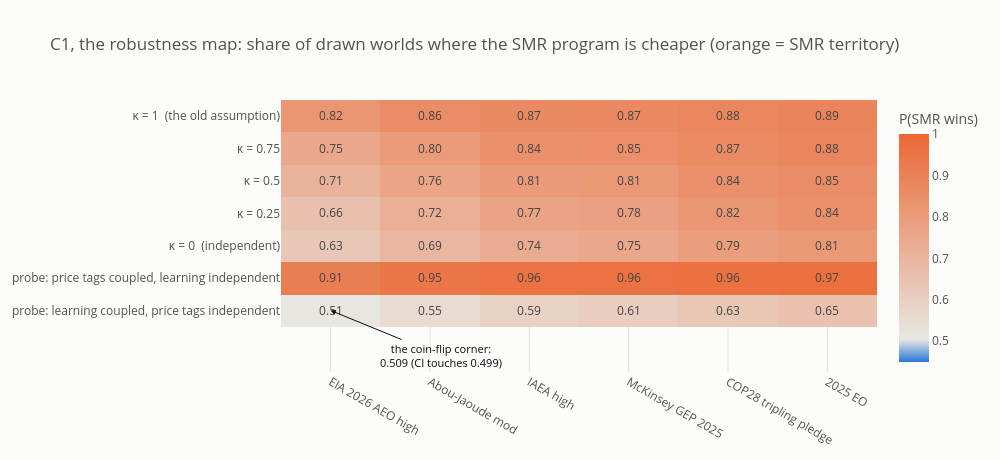

The notebook cell saved with this chart:
### Markdown cell above
## Part III — The Results, claim by claim

### §10 · C1 — SUPPORTED — Reading the robustness map

**The claim:** SMR is the majority winner — cheaper in more than half the drawn worlds —
in *every* cell of the master grid, on *every* schedule.

**The verdict: SUPPORTED**, and the heatmap below is the paper's headline object. Read
it like a weather map. Rows are the dependence settings (skeptic's probes at the
bottom); columns are the schedules, least → most ambitious; each cell's number is the
share of its 10,000 worlds in which the SMR program is cheaper. **Hover any cell** for
the exact value, its statistical confidence interval, and the world count.

Two gradients carry the story:

- **Left to right (ambition):** more ambitious schedules build more units → more
  doublings → the SMR's learning advantage compounds → P(SMR) rises.
- **Top to bottom (decoupling):** as the shared luck dial is split apart, the cost gap
  gets riskier and large wins more of the draws — from ~0.87 typical at κ=1 down to
  ~0.63–0.81 at full independence.

**And the honesty callout, which belongs in the paper's own prose:** the worst cell —
the adversarial probe on the least ambitious schedule — comes in at **P(SMR) = 0.509,
with a confidence interval touching 0.499**. At the skeptic's own settings, on the
smallest program, this is *a coin flip, honestly labeled*. The claim survives on the
letter of its threshold, and we say so out loud rather than round it up.

### Code cell
# §10 PLOTLY 2 - the robustness map as an interactive heatmap.
_hm = ROB[ROB["cell"].isin(CELL_ORDER)].copy()
Zp = np.full((len(CELL_ORDER), len(SCHED_ORDER)), np.nan)
Cust = np.empty((len(CELL_ORDER), len(SCHED_ORDER), 3))
for i, cell in enumerate(CELL_ORDER):
    for j, s in enumerate(SCHED_ORDER):
        r = _hm[(_hm["cell"] == cell) & (_hm["schedule"] == s)].iloc[0]
        Zp[i, j] = r["P_smr"]
        Cust[i, j] = [r["ci_lo"], r["ci_hi"], r["n"]]
fig = go.Figure(go.Heatmap(
    z=Zp, x=SCHED_ORDER, y=[CELL_LABEL[c] for c in CELL_ORDER], customdata=Cust,
    zmid=0.5, zmin=0.45, zmax=1.0,
    colorscale=[[0.0, COL["large"]], [0.1, "#e8e7e2"], [1.0, COL["smr"]]],
    text=np.round(Zp, 2), texttemplate="%{text:.2f}",
    colorbar=dict(title="P(SMR wins)"),
    hovertemplate=("%{y}<br>%{x}<br>P(SMR wins) = %{z:.3f} "
                   "(95% CI %{customdata[0]:.3f}–%{customdata[1]:.3f}, "
                   "n = %{customdata[2]:,.0f} worlds)<extra></extra>")))
fig.add_annotation(x=SCHED_ORDER[0], y=CELL_LABEL["probe_lr1_boak0"],
                   text="the coin-flip corner:<br>0.509 (CI touches 0.499)",
                   showarrow=True, arrowhead=2, ax=110, ay=45,
                   font=dict(color=INK, size=11), arrowcolor=INK)
plotly_layout(fig, height=460, width=1000,
              title="C1, the robustness map: share of drawn worlds where the SMR program "
                    "is cheaper (orange = SMR territory)")
fig.update_yaxes(autorange="reversed")
fig.show()
print("reads: exports/tech_comparison/robustness_map.csv")

### Figure 1 — Plotly figure (JSON) as saved in the notebook; plotly's stock layout.template omitted (floating-point values rounded to 4 significant figures)
{"data": [{"colorbar": {"title": {"text": "P(SMR wins)"}}, "colorscale": [[0.0, "#2a78d6"], [0.1, "#e8e7e2"], [1.0, "#eb6834"]], "customdata": [[[0.8134, 0.8284, 10000.0], [0.8492, 0.863, 10000.0], [0.8591, 0.8725, 10000.0], [0.8634, 0.8766, 10000.0], [0.8746, 0.8872, 10000.0], [0.8828, 0.8952, 10000.0]], [[0.7446, 0.7616, 10000.0], [0.7933, 0.8089, 10000.0], [0.8322, 0.8466, 10000.0], [0.8401, 0.8543, 10000.0], [0.8586, 0.872, 10000.0], [0.875, 0.8876, 10000.0]], [[0.6995, 0.7173, 10000.0], [0.7548, 0.7714, 10000.0], [0.7988, 0.8142, 10000.0], [0.8065, 0.8217, 10000.0], [0.8329, 0.8473, 10000.0], [0.8477, 0.8615, 10000.0]], [[0.6475, 0.6661, 10000.0], [0.7122, 0.7298, 10000.0], [0.7607, 0.7773, 10000.0], [0.7721, 0.7883, 10000.0], [0.8118, 0.8268, 10000.0], [0.8332, 0.8476, 10000.0]], [[0.6193, 0.6383, 10000.0], [0.6814, 0.6996, 10000.0], [0.7283, 0.7455, 10000.0], [0.7449, 0.7617, 10000.0], [0.7832, 0.7992, 10000.0], [0.802, 0.8174, 10000.0]], [[0.9073, 0.9183, 10000.0], [0.9411, 0.9499, 10000.0], [0.9522, 0.9602, 10000.0], [0.954, 0.9618, 10000.0], [0.9608, 0.968, 10000.0], [0.9671, 0.9737, 10000.0]], [[0.4993, 0.5189, 10000.0], [0.5425, 0.5619, 10000.0], [0.5812, 0.6004, 10000.0], [0.5965, 0.6157, 10000.0], [0.6221, 0.6411, 10000.0], [0.6439, 0.6625, 10000.0]]], "hovertemplate": "%{y}<br>%{x}<br>P(SMR wins) = %{z:.3f} (95% CI %{customdata[0]:.3f}–%{customdata[1]:.3f}, n = %{customdata[2]:,.0f} worlds)<extra></extra>", "text": [[0.82, 0.86, 0.87, 0.87, 0.88, 0.89], [0.75, 0.8, 0.84, 0.85, 0.87, 0.88], [0.71, 0.76, 0.81, 0.81, 0.84, 0.85], [0.66, 0.72, 0.77, 0.78, 0.82, 0.84], [0.63, 0.69, 0.74, 0.75, 0.79, 0.81], [0.91, 0.95, 0.96, 0.96, 0.96, 0.97], [0.51, 0.55, 0.59, 0.61, 0.63, 0.65]], "texttemplate": "%{text:.2f}", "type": "heatmap", "x": ["EIA 2026 AEO high", "Abou-Jaoude mod", "IAEA high", "McKinsey GEP 2025", "COP28 tripling pledge", "2025 EO"], "y": ["κ = 1  (the old assumption)", "κ = 0.75", "κ = 0.5", "κ = 0.25", "κ = 0  (independent)", "probe: price tags coupled, learning independent", "probe: learning coupled, price tags independent"], "z": [[0.8209, 0.8561, 0.8658, 0.87, 0.8809, 0.889], [0.7531, 0.8011, 0.8394, 0.8472, 0.8653, 0.8813], [0.7084, 0.7631, 0.8065, 0.8141, 0.8401, 0.8546], [0.6568, 0.721, 0.769, 0.7802, 0.8193, 0.8404], [0.6288, 0.6905, 0.7369, 0.7533, 0.7912, 0.8097], [0.9128, 0.9455, 0.9562, 0.9579, 0.9644, 0.9704], [0.5091, 0.5522, 0.5908, 0.6061, 0.6316, 0.6532]], "zmax": 1.0, "zmid": 0.5, "zmin": 0.45}], "layout": {"annotations": [{"arrowcolor": "#0b0b0b", "arrowhead": 2, "ax": 110, "ay": 45, "font": {"color": "#0b0b0b", "size": 11}, "showarrow": true, "text": "the coin-flip corner:<br>0.509 (CI touches 0.499)", "x": "EIA 2026 AEO high", "y": "probe: learning coupled, price tags independent"}], "font": {"color": "#52514e", "size": 12}, "height": 460, "paper_bgcolor": "#fcfcfb", "plot_bgcolor": "#fcfcfb", "title": {"text": "C1, the robustness map: share of drawn worlds where the SMR program is cheaper (orange = SMR territory)"}, "width": 1000, "xaxis": {"gridcolor": "#e1e0d9", "zerolinecolor": "#c3c2b7"}, "yaxis": {"autorange": "reversed", "gridcolor": "#e1e0d9", "zerolinecolor": "#c3c2b7"}}}
